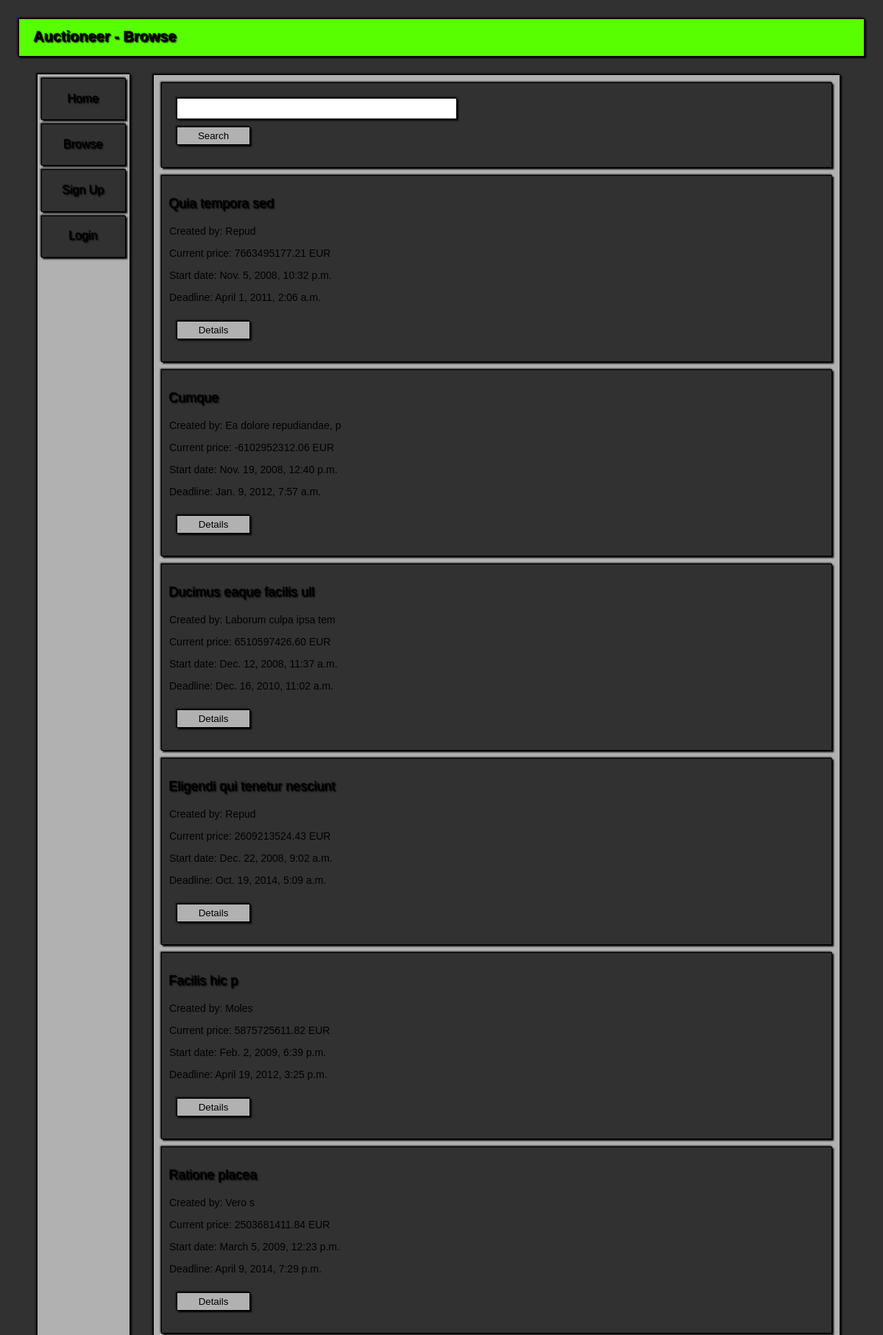
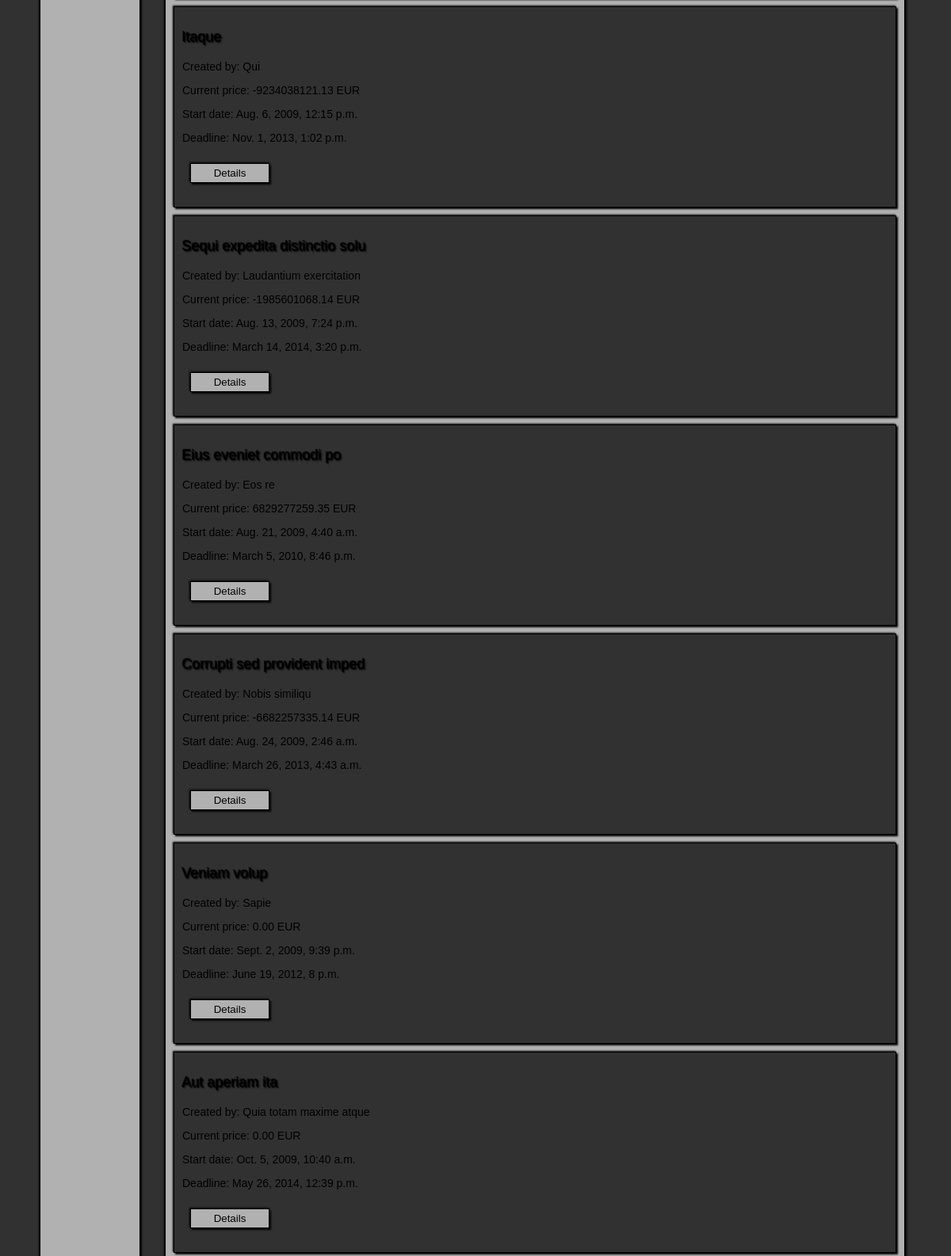
Screenshot of /auctioneer/auctions/ (upper part) with the database file from the repository (2 pictures, top to bottom).
### Auctioneer/models.py (models this page shows, shortened)
class Auctions(models.Model):
    seller = models.ForeignKey(User)
    title = models.CharField(null=False, max_length=30)
    description = models.TextField(max_length=150)
    version = models.PositiveIntegerField(default=0)
    startingPrice = models.DecimalField(default=0.00, max_digits=12, decimal_places=2,
                                        validators=[MinValueValidator(Decimal('0.00'))])
    startDate = models.DateTimeField(null=False)
    stopDate = models.DateTimeField(null=False)
    banned = models.BooleanField(default=False)
    resolved = models.BooleanField(default=False)
    class Meta:
        permissions = (('ban_auctions', 'Can ban auctions'),)
        ordering = ['startDate']
    @classmethod
    def get_all(cls):
        try:
            return cls.objects.all()
        except:
            return None

class Bids(models.Model):
    auction = models.ForeignKey(Auctions)
    bidder = models.ForeignKey(User)
    amount = models.DecimalField(max_digits=12, decimal_places=2, validators=[MinValueValidator(Decimal('0.00'))])
    timestamp = models.DateTimeField()
    class Meta:
        ordering = ['-amount']

### Auctioneer/views.py (the view)
# urls.py: url(r'^auctioneer/auctions/$', browse),
def browse(request):
    is_logged_in = request.user.is_authenticated()
    if request.method == 'POST' and 'query' in request.POST:
        content = Auctions.get_by_query(request.POST['query'])
        return render_to_response('browse.html', {'title': 'Browse', 'is_logged_in': is_logged_in, 'is_search': True,
                                                  'query': request.POST['query'], 'content_list': content},
                                  context_instance=RequestContext(request))
    else:
        content = Auctions.get_all()
        return render_to_response('browse.html', {'title': 'Browse', 'is_logged_in': is_logged_in, 'is_search': False,
                                                  'content_list': content},
                                  context_instance=RequestContext(request))

### templates/browse.html (shortened to what this page needs)
{% load staticfiles %}
<!DOCTYPE HTML PUBLIC "-//W3C//DTD HTML 4.01 //EN" "http://www.w3.org/TR/html4/strict.dtd">
<html>
	<head>
		<link href="{% static "style_main.css"%}" rel="stylesheet" type="text/css">
	</head>
	<body>
		<div id=Container>
			<div id=PrimaryMenu>
				<h1>Auctioneer - {{ title }}</h1>
			</div>
            {% include "links.html" %}
			<div id=TopPatch>
			</div>
			<div id=Content>
                <div>
                    <form action="/auctioneer/auctions/" method="post">
                        <label>
                            <input type="text" name="query">
                        </label>
                        <input type="submit" class="button" value="Search">
                    </form>
                </div>
                {% for content in content_list %}
                <div>
				    <h3>{{ content.title }}</h3>
                    <p>Created by: {{ content.seller }}</p>
                    {% with content.bids_set.all|first as bid %}
                    {% if bid %}
                    <p>Current price: {{ bid.amount }} EUR</p>
                    {% else %}
                    <p>Current price: {{ content.startingPrice }} EUR</p>
                    {% endif %}
                    {% endwith %}
                    <p>Start date: {{ content.startDate }}</p>
                    <p>Deadline: {{ content.stopDate }}</p>
                    <form action="/auctioneer/auctions/{{ content.id }}" method="get">
                        <input type="submit" class="button" value="Details">
                    </form>
                </div>
                {% empty %}
                <div>
                    <h3>No content!</h3>
                </div>
                {% endfor %}
			</div>
		</div>
	</body>
</html>

### Auctioneer/static/style_main.css (style rules this page uses)
body { font-family: Verdana, Geneva, sans-serif; font-size: 14px; color: #313131; background-color: #313131 }
p { font-family: Verdana, Geneva, sans-serif; color: #000000; width: 80%; }
div#Content div { position: relative; background-color: #313131; border: 1px solid #000000; box-shadow: 2px 2px 2px #000000, -1px -1px 2px #000000; margin: 10px; padding: 10px; }
h1 { font-family: Verdana, Geneva, sans-serif; font-size: 20px; font-weight: bold; color: #000000; text-shadow: 1px 1px 2px #000000, -1px -1px 1px #000000; }
h3 { font-family: Verdana, Geneva, sans-serif; font-size: 18px; font-weight: normal; color: #000000; text-shadow: 1px 1px 2px #000000, -1px -1px 1px #000000; }
form { padding: 10px; }
input { position: relative; display: block; font-family: Verdana, Geneva, sans-serif; width: 375px; height: 25px; border: 1px solid #000000; box-shadow: 2px 2px 2px #000000, -1px -1px 2px #000000; background-color: #FFFFFF; margin-bottom: 10px; }
input.button { position: relative; width: 100px; background-color: #B1B1B1; color: #000000; font-family: Verdana, Geneva, sans-serif; }
#Container { position: relative; width: 100%; height: 100%; z-index: 1; }
#PrimaryMenu { position: fixed; background-color: #58FF00; top: 25px; left: 25px; right: 25px; height: 50px; z-index: 3; padding-left: 20px; padding-right: 20px; border: 1px solid #000000; font-weight: normal; box-shadow: 2px 2px 2px #000000, -1px -1px 2px #000000; }
#TopPatch { position: fixed; background-color: #313131; top: 0; left: 0; right: 0; height: 25px; z-index: 2; }
#Content { position: absolute; background-color: #B1B1B1; left: 200px; right: 50px; top: 93px; border: 1px solid #000000; box-shadow: 2px 2px 2px #000000, -1px -1px 2px #000000; }

### rows the page displays
Auctions: title "Quia tempora sed", seller "Repud", startDate "Nov. 5, 2008, 10:32 p.m.", stopDate "April 1, 2011, 2:06 a.m."
Bids: amount "7663495177.21"
Auctions: title "Cumque", seller "Ea dolore repudiandae, p", startDate "Nov. 19, 2008, 12:40 p.m.", stopDate "Jan. 9, 2012, 7:57 a.m."
Bids: amount "-6102952312.06"
Auctions: title "Ducimus eaque facilis ull", seller "Laborum culpa ipsa tem", startDate "Dec. 12, 2008, 11:37 a.m.", stopDate "Dec. 16, 2010, 11:02 a.m."
Bids: amount "6510597426.60"
Auctions: title "Eligendi qui tenetur nesciunt", seller "Repud", startDate "Dec. 22, 2008, 9:02 a.m.", stopDate "Oct. 19, 2014, 5:09 a.m."
Bids: amount "2609213524.43"
Auctions: title "Facilis hic p", seller "Moles", startDate "Feb. 2, 2009, 6:39 p.m.", stopDate "April 19, 2012, 3:25 p.m."
Bids: amount "5875725611.82"
Auctions: title "Ratione placea", seller "Vero s", startDate "March 5, 2009, 12:23 p.m.", stopDate "April 9, 2014, 7:29 p.m."
Bids: amount "2503681411.84"
Auctions: title "Itaque", seller "Qui", startDate "Aug. 6, 2009, 12:15 p.m.", stopDate "Nov. 1, 2013, 1:02 p.m."
Bids: amount "-9234038121.13"
Auctions: title "Sequi expedita distinctio solu", seller "Laudantium exercitation", startDate "Aug. 13, 2009, 7:24 p.m.", stopDate "March 14, 2014, 3:20 p.m."
Bids: amount "-1985601068.14"
Auctions: title "Eius eveniet commodi po", seller "Eos re", startDate "Aug. 21, 2009, 4:40 a.m.", stopDate "March 5, 2010, 8:46 p.m."
Bids: amount "6829277259.35"
Auctions: title "Corrupti sed provident imped", seller "Nobis similiqu", startDate "Aug. 24, 2009, 2:46 a.m.", stopDate "March 26, 2013, 4:43 a.m."
Bids: amount "-6682257335.14"
Auctions: title "Veniam volup", seller "Sapie", startingPrice "0.00", startDate "Sept. 2, 2009, 9:39 p.m.", stopDate "June 19, 2012, 8 p.m."
Auctions: title "Aut aperiam ita", seller "Quia totam maxime atque", startingPrice "0.00", startDate "Oct. 5, 2009, 10:40 a.m.", stopDate "May 26, 2014, 12:39 p.m."

### other values shown
{{ title }} "Browse"
